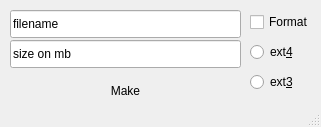
<?xml version="1.0" encoding="UTF-8"?>
<ui version="4.0">
 <class>MainWindow</class>
 <widget class="QMainWindow" name="MainWindow">
  <property name="geometry">
   <rect>
    <x>0</x>
    <y>0</y>
    <width>321</width>
    <height>127</height>
   </rect>
  </property>
  <property name="sizePolicy">
   <sizepolicy hsizetype="Fixed" vsizetype="Fixed">
    <horstretch>0</horstretch>
    <verstretch>0</verstretch>
   </sizepolicy>
  </property>
  <property name="minimumSize">
   <size>
    <width>321</width>
    <height>127</height>
   </size>
  </property>
  <property name="maximumSize">
   <size>
    <width>321</width>
    <height>127</height>
   </size>
  </property>
  <property name="windowTitle">
   <string>Simple Vdisk Generator</string>
  </property>
  <widget class="QWidget" name="centralWidget">
   <widget class="QPushButton" name="exece">
    <property name="geometry">
     <rect>
      <x>10</x>
      <y>80</y>
      <width>231</width>
      <height>21</height>
     </rect>
    </property>
    <property name="text">
     <string>Make</string>
    </property>
    <property name="flat">
     <bool>true</bool>
    </property>
   </widget>
   <widget class="QLineEdit" name="fname">
    <property name="geometry">
     <rect>
      <x>10</x>
      <y>10</y>
      <width>231</width>
      <height>28</height>
     </rect>
    </property>
    <property name="text">
     <string>filename</string>
    </property>
   </widget>
   <widget class="QLineEdit" name="sizef">
    <property name="geometry">
     <rect>
      <x>10</x>
      <y>40</y>
      <width>231</width>
      <height>28</height>
     </rect>
    </property>
    <property name="text">
     <string>size on mb</string>
    </property>
   </widget>
   <widget class="QRadioButton" name="ext4">
    <property name="geometry">
     <rect>
      <x>250</x>
      <y>40</y>
      <width>104</width>
      <height>24</height>
     </rect>
    </property>
    <property name="text">
     <string>ext&amp;4</string>
    </property>
   </widget>
   <widget class="QRadioButton" name="ext3">
    <property name="geometry">
     <rect>
      <x>250</x>
      <y>70</y>
      <width>104</width>
      <height>24</height>
     </rect>
    </property>
    <property name="text">
     <string>ext&amp;3</string>
    </property>
   </widget>
   <widget class="QCheckBox" name="fmat">
    <property name="geometry">
     <rect>
      <x>250</x>
      <y>10</y>
      <width>81</width>
      <height>24</height>
     </rect>
    </property>
    <property name="text">
     <string>Format</string>
    </property>
   </widget>
  </widget>
  <widget class="QStatusBar" name="statusBar"/>
 </widget>
 <layoutdefault spacing="6" margin="11"/>
 <resources/>
 <connections/>
</ui>
